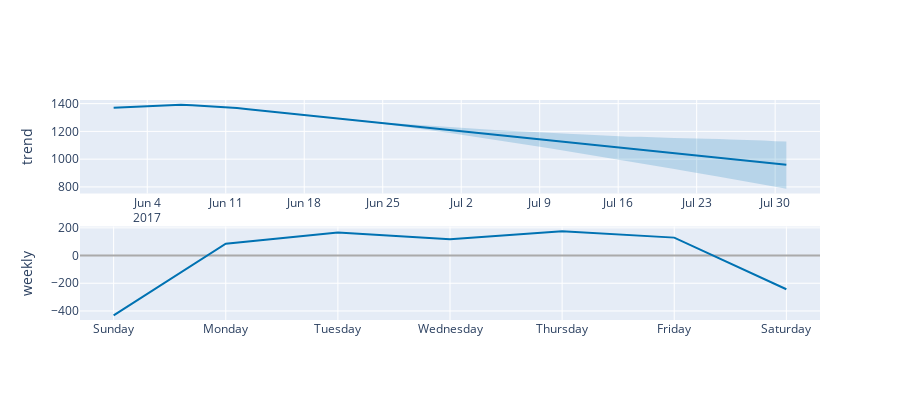

Write notebook code for a chart like this one.
### Code cell
plot_components_plotly(model, forecast)
